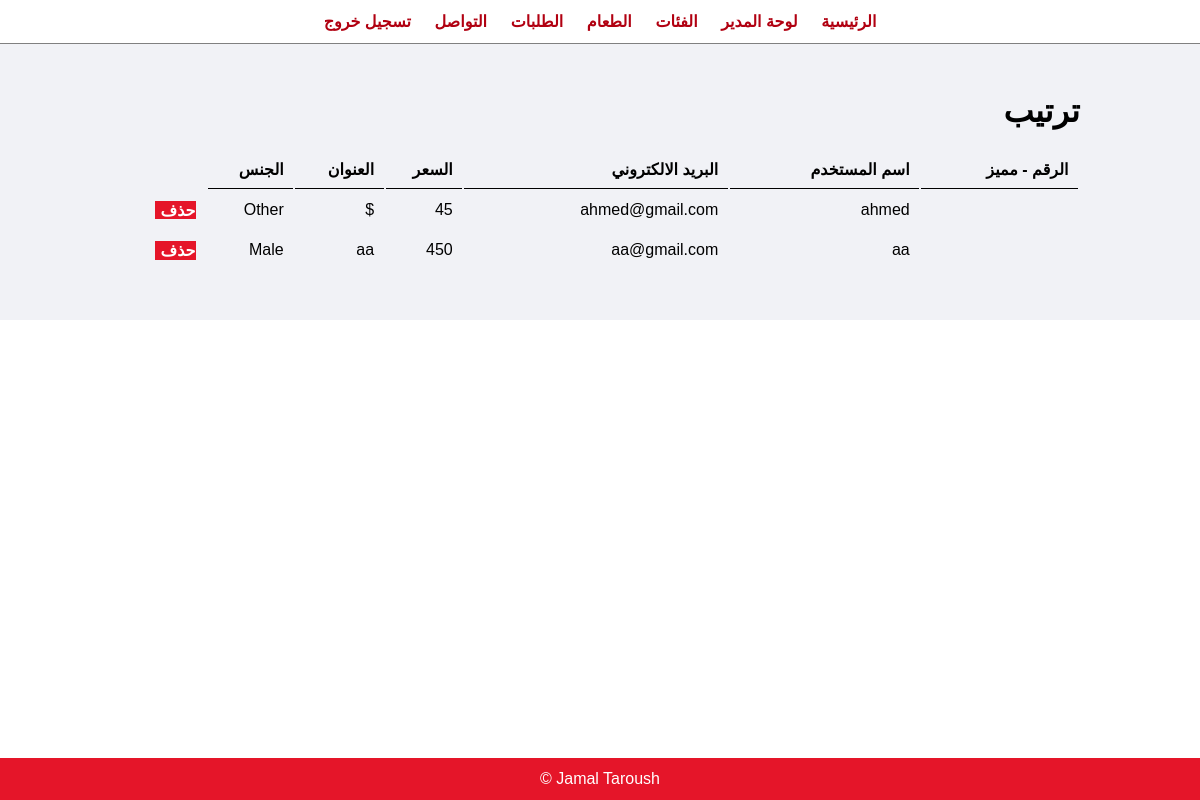
The app's page /admin/manage-order.php (signed in) with its own data.
### tables this page shows
CREATE TABLE `register` (
  `id` int(100) DEFAULT NULL,
  `username` text NOT NULL,
  `email` text NOT NULL,
  `price` text NOT NULL,
  `address` text NOT NULL,
  `gender` text NOT NULL
);

### admin/manage-order.php (the view, shortened to what this page needs)
<?php
include "partials/menu.php";
?>
    <div class="main-content">
        <div class="wrapper">
            <h1>ترتيب</h1>
            <br/>
            <table class="tbl-full">
                <tr>
                    <th>الرقم - مميز</th>
                    <th>اسم المستخدم</th>
                    <th>البريد الالكتروني</th>
                    <th>السعر</th>
                    <th>العنوان</th>
                    <th>الجنس</th>
                </tr>
                <?php
                $sql="select * from register";
                $res=mysqli_query($conn,$sql);
                if ($res->num_rows>0){
                    while ($row=$res->fetch_assoc()){
                        $id=$row ['id'];
                        $username=$row['username'];
                        $email=$row['email'];
                        $price=$row['price'];
                        $address=$row['address'];
                        $gender=$row['gender'];
                        ?>
                        <tr>
                            <td><?php echo $id ?></td>
                            <td><?php echo $username ?></td>
                            <td><?php echo $email ?></td>
                            <td><?php echo $price ?></td>
                            <td><?php echo $address ?></td>
                            <td><?php echo $gender ?></td>
                            <td>
                                <a href="delete-order.php?id=<?php echo $id ?>" class="btn-danger"> حذف </a>&nbsp;
                            </td>
                        </tr>
                        <?php
                    }
                }
                ?>
            </table>
        </div>
    </div>
<?php
include "partials/footer.php";
?>

### css/admin.css (style rules this page uses)
* { margin: 0; padding: 0; font-family: Arial, Helvetica, sans-serif; }
.wrapper { padding: 1%; width: 80%; margin: 0 auto; }
.tbl-full { width: 100%; }
table tr th { border-bottom: 1px solid black; padding: 1%; text-align: right; }
table tr td { padding: 1%; }
.btn-danger { background-color: #e51529; padding: 1%; color: white; text-decoration: none; font-weight: bold; }
.main-content { background-color: #f1f2f6; padding: 3% 0; }

### records on screen
register: username "ahmed", email "ahmed@gmail.com", price "45", address "$", gender "Other"
register: username "aa", email "aa@gmail.com", price "450", address "aa", gender "Male"
